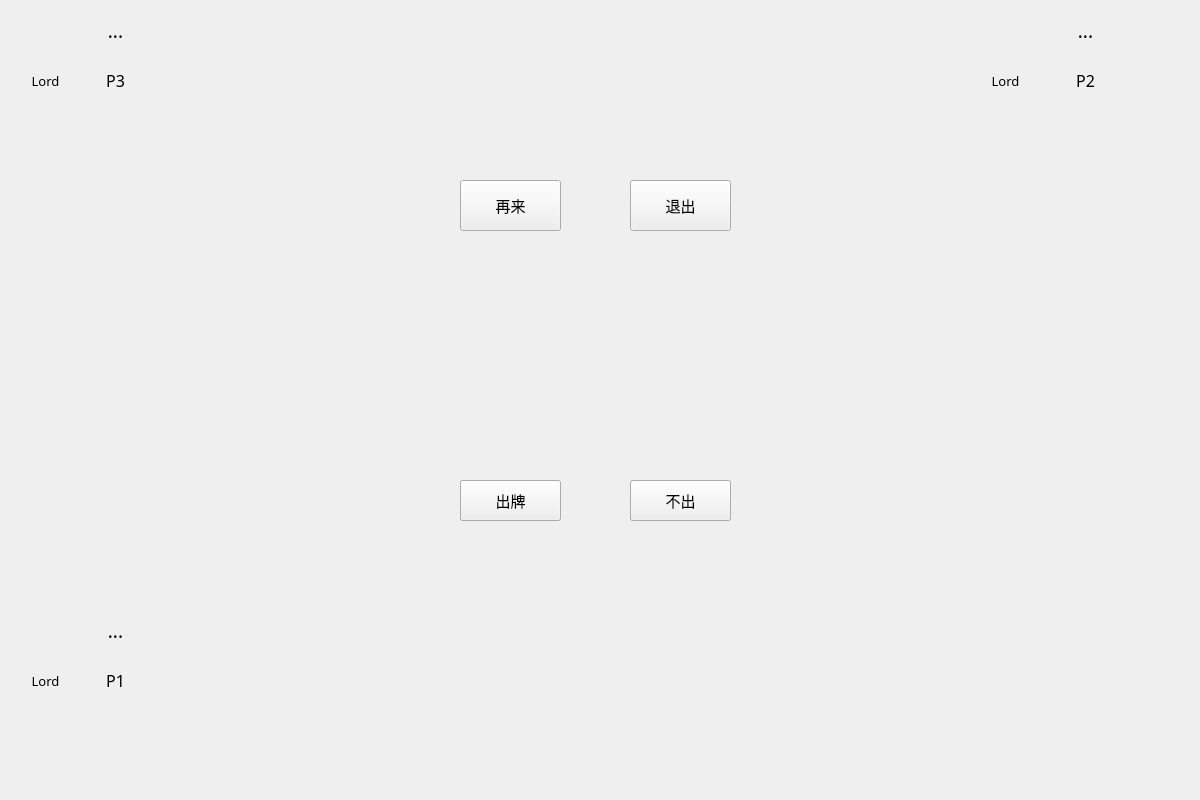
<?xml version="1.0" encoding="UTF-8"?>
<ui version="4.0">
 <class>GamePage</class>
 <widget class="QWidget" name="GamePage">
  <property name="geometry">
   <rect>
    <x>0</x>
    <y>0</y>
    <width>1200</width>
    <height>800</height>
   </rect>
  </property>
  <property name="minimumSize">
   <size>
    <width>1200</width>
    <height>800</height>
   </size>
  </property>
  <property name="maximumSize">
   <size>
    <width>1200</width>
    <height>800</height>
   </size>
  </property>
  <property name="windowTitle">
   <string>Landlord</string>
  </property>
  <widget class="QLabel" name="label_1">
   <property name="geometry">
    <rect>
     <x>40</x>
     <y>640</y>
     <width>151</width>
     <height>81</height>
    </rect>
   </property>
   <property name="font">
    <font>
     <family>Segoe Script</family>
     <pointsize>12</pointsize>
    </font>
   </property>
   <property name="text">
    <string>P1</string>
   </property>
   <property name="alignment">
    <set>Qt::AlignCenter</set>
   </property>
  </widget>
  <widget class="QLabel" name="label_2">
   <property name="geometry">
    <rect>
     <x>1010</x>
     <y>40</y>
     <width>151</width>
     <height>81</height>
    </rect>
   </property>
   <property name="font">
    <font>
     <family>Segoe Script</family>
     <pointsize>12</pointsize>
    </font>
   </property>
   <property name="text">
    <string>P2</string>
   </property>
   <property name="alignment">
    <set>Qt::AlignCenter</set>
   </property>
  </widget>
  <widget class="QLabel" name="label_3">
   <property name="geometry">
    <rect>
     <x>40</x>
     <y>40</y>
     <width>151</width>
     <height>81</height>
    </rect>
   </property>
   <property name="font">
    <font>
     <family>Segoe Script</family>
     <pointsize>12</pointsize>
    </font>
   </property>
   <property name="text">
    <string>P3</string>
   </property>
   <property name="alignment">
    <set>Qt::AlignCenter</set>
   </property>
  </widget>
  <widget class="QLabel" name="label_4">
   <property name="geometry">
    <rect>
     <x>70</x>
     <y>610</y>
     <width>91</width>
     <height>41</height>
    </rect>
   </property>
   <property name="font">
    <font>
     <family>Segoe Print</family>
     <pointsize>14</pointsize>
    </font>
   </property>
   <property name="text">
    <string>...</string>
   </property>
   <property name="alignment">
    <set>Qt::AlignCenter</set>
   </property>
  </widget>
  <widget class="QLabel" name="label_5">
   <property name="geometry">
    <rect>
     <x>1040</x>
     <y>10</y>
     <width>91</width>
     <height>41</height>
    </rect>
   </property>
   <property name="font">
    <font>
     <family>Segoe Print</family>
     <pointsize>14</pointsize>
    </font>
   </property>
   <property name="text">
    <string>...</string>
   </property>
   <property name="alignment">
    <set>Qt::AlignCenter</set>
   </property>
  </widget>
  <widget class="QLabel" name="label_6">
   <property name="geometry">
    <rect>
     <x>70</x>
     <y>10</y>
     <width>91</width>
     <height>41</height>
    </rect>
   </property>
   <property name="font">
    <font>
     <family>Segoe Print</family>
     <pointsize>14</pointsize>
    </font>
   </property>
   <property name="text">
    <string>...</string>
   </property>
   <property name="alignment">
    <set>Qt::AlignCenter</set>
   </property>
  </widget>
  <widget class="QPushButton" name="noask">
   <property name="geometry">
    <rect>
     <x>630</x>
     <y>480</y>
     <width>101</width>
     <height>41</height>
    </rect>
   </property>
   <property name="font">
    <font>
     <family>新蒂下午茶体</family>
     <pointsize>11</pointsize>
    </font>
   </property>
   <property name="text">
    <string>不抢</string>
   </property>
  </widget>
  <widget class="QPushButton" name="ask">
   <property name="geometry">
    <rect>
     <x>460</x>
     <y>480</y>
     <width>101</width>
     <height>41</height>
    </rect>
   </property>
   <property name="font">
    <font>
     <family>新蒂下午茶体</family>
     <pointsize>11</pointsize>
    </font>
   </property>
   <property name="text">
    <string>抢</string>
   </property>
  </widget>
  <widget class="QPushButton" name="go">
   <property name="geometry">
    <rect>
     <x>460</x>
     <y>480</y>
     <width>101</width>
     <height>41</height>
    </rect>
   </property>
   <property name="font">
    <font>
     <family>新蒂下午茶体</family>
     <pointsize>11</pointsize>
    </font>
   </property>
   <property name="text">
    <string>出牌</string>
   </property>
  </widget>
  <widget class="QPushButton" name="nogo">
   <property name="geometry">
    <rect>
     <x>630</x>
     <y>480</y>
     <width>101</width>
     <height>41</height>
    </rect>
   </property>
   <property name="font">
    <font>
     <family>新蒂下午茶体</family>
     <pointsize>11</pointsize>
    </font>
   </property>
   <property name="text">
    <string>不出</string>
   </property>
  </widget>
  <widget class="QPushButton" name="again">
   <property name="geometry">
    <rect>
     <x>460</x>
     <y>180</y>
     <width>101</width>
     <height>51</height>
    </rect>
   </property>
   <property name="font">
    <font>
     <family>新蒂下午茶体</family>
     <pointsize>11</pointsize>
    </font>
   </property>
   <property name="text">
    <string>再来</string>
   </property>
  </widget>
  <widget class="QPushButton" name="exit">
   <property name="geometry">
    <rect>
     <x>630</x>
     <y>180</y>
     <width>101</width>
     <height>51</height>
    </rect>
   </property>
   <property name="font">
    <font>
     <family>新蒂下午茶体</family>
     <pointsize>11</pointsize>
    </font>
   </property>
   <property name="text">
    <string>退出</string>
   </property>
  </widget>
  <widget class="QLabel" name="label_7">
   <property name="geometry">
    <rect>
     <x>0</x>
     <y>660</y>
     <width>91</width>
     <height>41</height>
    </rect>
   </property>
   <property name="font">
    <font>
     <family>Segoe Print</family>
     <pointsize>10</pointsize>
    </font>
   </property>
   <property name="text">
    <string>Lord</string>
   </property>
   <property name="alignment">
    <set>Qt::AlignCenter</set>
   </property>
  </widget>
  <widget class="QLabel" name="label_8">
   <property name="geometry">
    <rect>
     <x>960</x>
     <y>60</y>
     <width>91</width>
     <height>41</height>
    </rect>
   </property>
   <property name="font">
    <font>
     <family>Segoe Print</family>
     <pointsize>10</pointsize>
    </font>
   </property>
   <property name="text">
    <string>Lord</string>
   </property>
   <property name="alignment">
    <set>Qt::AlignCenter</set>
   </property>
  </widget>
  <widget class="QLabel" name="label_9">
   <property name="geometry">
    <rect>
     <x>0</x>
     <y>60</y>
     <width>91</width>
     <height>41</height>
    </rect>
   </property>
   <property name="font">
    <font>
     <family>Segoe Print</family>
     <pointsize>10</pointsize>
    </font>
   </property>
   <property name="text">
    <string>Lord</string>
   </property>
   <property name="alignment">
    <set>Qt::AlignCenter</set>
   </property>
  </widget>
  <widget class="QLabel" name="label_10">
   <property name="geometry">
    <rect>
     <x>70</x>
     <y>710</y>
     <width>91</width>
     <height>41</height>
    </rect>
   </property>
   <property name="font">
    <font>
     <family>新蒂下午茶体</family>
     <pointsize>10</pointsize>
    </font>
   </property>
   <property name="text">
    <string/>
   </property>
   <property name="alignment">
    <set>Qt::AlignCenter</set>
   </property>
  </widget>
  <widget class="QLabel" name="label_11">
   <property name="geometry">
    <rect>
     <x>1040</x>
     <y>110</y>
     <width>91</width>
     <height>41</height>
    </rect>
   </property>
   <property name="font">
    <font>
     <family>新蒂下午茶体</family>
     <pointsize>10</pointsize>
    </font>
   </property>
   <property name="text">
    <string/>
   </property>
   <property name="alignment">
    <set>Qt::AlignCenter</set>
   </property>
  </widget>
  <widget class="QLabel" name="label_12">
   <property name="geometry">
    <rect>
     <x>70</x>
     <y>110</y>
     <width>91</width>
     <height>41</height>
    </rect>
   </property>
   <property name="font">
    <font>
     <family>新蒂下午茶体</family>
     <pointsize>10</pointsize>
    </font>
   </property>
   <property name="text">
    <string/>
   </property>
   <property name="alignment">
    <set>Qt::AlignCenter</set>
   </property>
  </widget>
  <widget class="QLabel" name="label_13">
   <property name="geometry">
    <rect>
     <x>1120</x>
     <y>60</y>
     <width>91</width>
     <height>41</height>
    </rect>
   </property>
   <property name="font">
    <font>
     <family>Segoe Print</family>
     <pointsize>10</pointsize>
    </font>
   </property>
   <property name="text">
    <string/>
   </property>
   <property name="alignment">
    <set>Qt::AlignCenter</set>
   </property>
  </widget>
  <widget class="QLabel" name="label_14">
   <property name="geometry">
    <rect>
     <x>150</x>
     <y>60</y>
     <width>91</width>
     <height>41</height>
    </rect>
   </property>
   <property name="font">
    <font>
     <family>Segoe Print</family>
     <pointsize>10</pointsize>
    </font>
   </property>
   <property name="text">
    <string/>
   </property>
   <property name="alignment">
    <set>Qt::AlignCenter</set>
   </property>
  </widget>
 </widget>
 <resources/>
 <connections/>
</ui>
